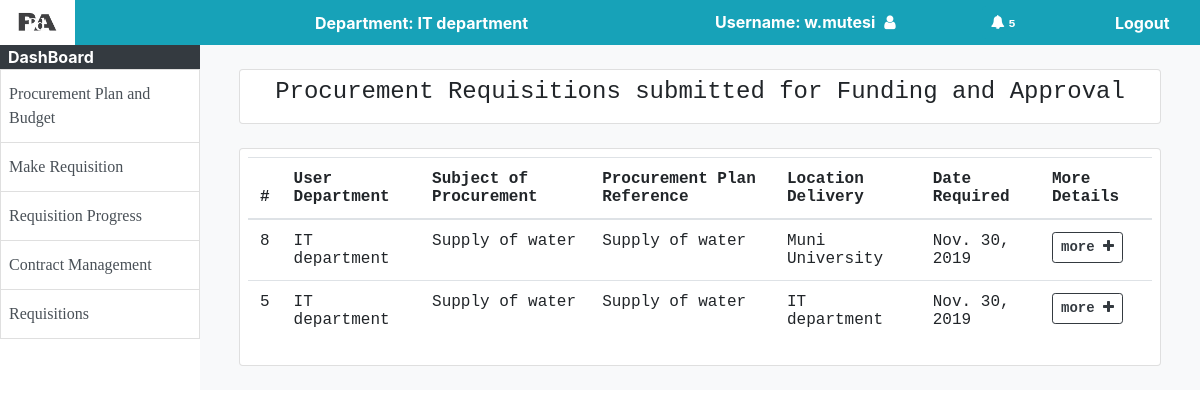
Page /procurement/confirm_availability_funds (signed in) on the earlier database version.
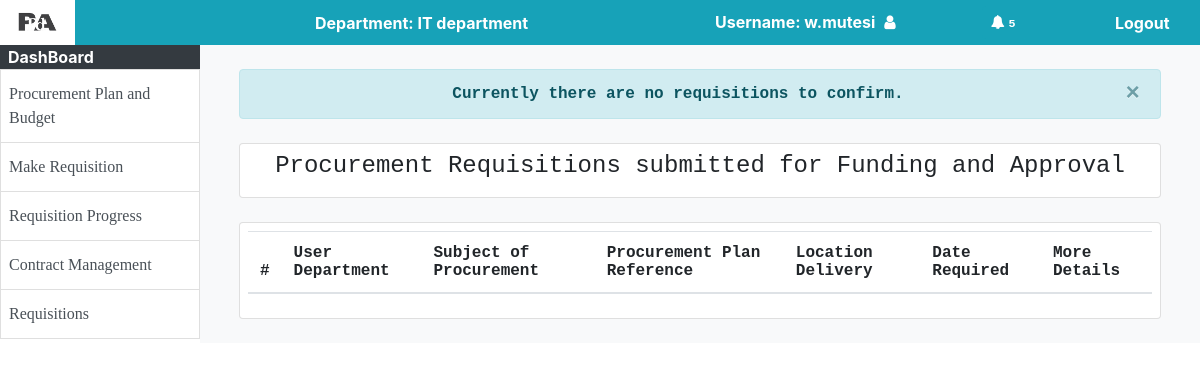
Same page on the later database version.
### procurement/models.py (models this page shows, shortened)
class Requisition(models.Model):
    id = models.AutoField(primary_key=True)
    reference_number = models.CharField(max_length=15)
    financial_year = models.CharField(max_length=4)
    pde_code = models.CharField(max_length=10)
    sequence_number = models.CharField(max_length=10, blank=True, default="")
    requisition_type = models.CharField(max_length=10)
    subject = models.CharField(max_length=10)
    plan_reference = models.CharField(max_length=10)
    delivery_location = models.CharField(max_length=10)
    date_required = models.DateField(default=timezone.now)
    initiation = models.DateField(default=timezone.now)
    member_confirmation = models.BooleanField(blank=True,null=True)
    hod_confirmation = models.BooleanField(blank=True,null=True)
    member_confirmation_date = models.DateField(default=timezone.now)
    hod_confirmation_date = models.DateField(default=timezone.now)
    date_of_submission = models.DateField(null=True)
    ao_confirmation = models.BooleanField(blank=True,null=True)
    ao_confirmation_date = models.DateField(default=timezone.now)
    rejected = models.BooleanField(default=False)
    accepted = models.BooleanField(default=False)
    reason_for_rejection = models.CharField(max_length=1000, default="")
    user_department_id = models.ForeignKey(UserDepartment,blank=True,null=True,on_delete=models.CASCADE)
    initiator = models.ForeignKey(Member,blank=True,null=True,on_delete=models.CASCADE)
    procurement_stage = models.ForeignKey(ProcurementStage,blank=True,null=True,on_delete=models.CASCADE)

class UserDepartment(models.Model):
    id = models.AutoField(primary_key=True)
    department_name = models.CharField(max_length=100)
    hod = models.OneToOneField(
        HeadOfDepartment,
        on_delete=models.CASCADE,
        primary_key=False
    )

### procurement/views.py (the view)
# urls.py: path('confirm_availability_funds', views.confirm_availability_funds, name="confirm_availability_funds"),
@login_required
def confirm_availability_funds(request):
    if request.method == "GET":
        reqs = Requisition.objects.all().order_by('-initiation')
        yet_to_be_confirmed = []
        for requisition in reqs:
            if (requisition.member_confirmation and
                requisition.hod_confirmation and
                requisition.date_of_submission and
                requisition.accepted == False and
                requisition.rejected == False
                ):
                    yet_to_be_confirmed.append(requisition)
        if len(yet_to_be_confirmed) <= 0:
            messages.info(request,"Currently there are no requisitions to confirm.")
            context = {
            "req_count": len(yet_to_be_confirmed),
            "yet_to_be_confirmed": yet_to_be_confirmed,
            }
            return render(request,"procurement/accounting-officer/accounting-officer-page.html", context)
        else:
            context = {
                "req_count": len(yet_to_be_confirmed),
                "yet_to_be_confirmed": yet_to_be_confirmed,
            }
            return render(request,"procurement/accounting-officer/accounting-officer-page.html", context)

### procurement/templates/procurement/accounting-officer/accounting-officer-page.html
{% extends 'procurement/HOD-base.html' %}
{% block content %}
    <div class="card m-4" style="font-family: 'Courier New', Courier, monospace;">
        <div class="card-body p-2">
            <h4 class="text-center">Procurement Requisitions submitted for Funding and Approval</h4>
        </div>
    </div>
    <div class="card m-4" style="font-family: 'Courier New', Courier, monospace;">
        <div class="card-body p-2">
            <div class="bs-example">
                <table class="table" style="width: auto;">
                    <thead>
                        <tr>
                            <th>#</th>
                            <th>User Department</th>
                            <th>Subject of Procurement</th>
                            <th>Procurement Plan Reference</th>
                            <th>Location Delivery</th>
                            <th>Date Required</th>
                            <th>More Details</th>
                        </tr>
                    </thead>
                    <tbody>
                        {% for requisition in yet_to_be_confirmed %}
                            <tr>
                                <td>{{ requisition.id }}</td>
                                <td>{{ requisition.user_department_id.department_name }}</td>
                                <td>{{ requisition.subject }}</td>
                                <td>{{ requisition.plan_reference }}</td>
                                <td>{{ requisition.delivery_location }}</td>
                                <td>{{ requisition.date_required }}</td>
                                <td>
                                    <a  class="info btn btn-outline-dark btn-sm text-center font-weight-bold" href="{% url 'procurement:requisition_more_details' id=requisition.id count=req_count %}">
                                        more&nbsp;<span class="fa fa-plus"></span>
                                    </a>
                                </td>
                            </tr>
                        {% endfor %}
                    </tbody>
                </table>
            </div>
        </div>
    </div>
{% endblock %}

### procurement/templates/procurement/HOD-base.html (shortened to what the changed rows need)
{% load staticfiles %}
<html>
	<head>
		<link rel="stylesheet" type="text/css" href="{% static 'css/bootstrap.min.css' %}">
		<link rel="stylesheet" type="text/css" href="{% static 'css/style.css' %}">
		<link rel="stylesheet" type="text/css" href="{% static 'css/font-awesome.min.css' %}">
	</head>
	<body>
		<div class="container col-12">
			<div class="row" style="min-height:650">
				<div class="col-md-10 bg-light h-100">
					<div class="m-4">
						{% if messages %}
							{% for message in messages %}
								<div class="alert alert-{{ message.tags }} text-center font-weight-bold alert-dismissible" style="font-family: 'Courier New', Courier, monospace;" role="alert">
									<button type="button" class="close" data-dismiss="alert" aria-label="Close">
										<span aria-hidden="true">&times;</span>
									</button>
									{{ message }}
								</div>
							{% endfor %}
						{% endif %}
					</div>
					{% block content %}
					{% endblock %}
				</div>
			</div>
		</div>
	</body>
</html>

Differences in the rows shown:
removed Requisition: id "8", user_department_id.department_name "IT department", subject "Supply of water", plan_reference "Supply of water", delivery_location "Muni University", date_required "Nov. 30, 2019"
removed Requisition: id "5", user_department_id.department_name "IT department", subject "Supply of water", plan_reference "Supply of water", delivery_location "IT department", date_required "Nov. 30, 2019"
Other differences:
new list line: "× Currently there are no requisitions to confirm."
